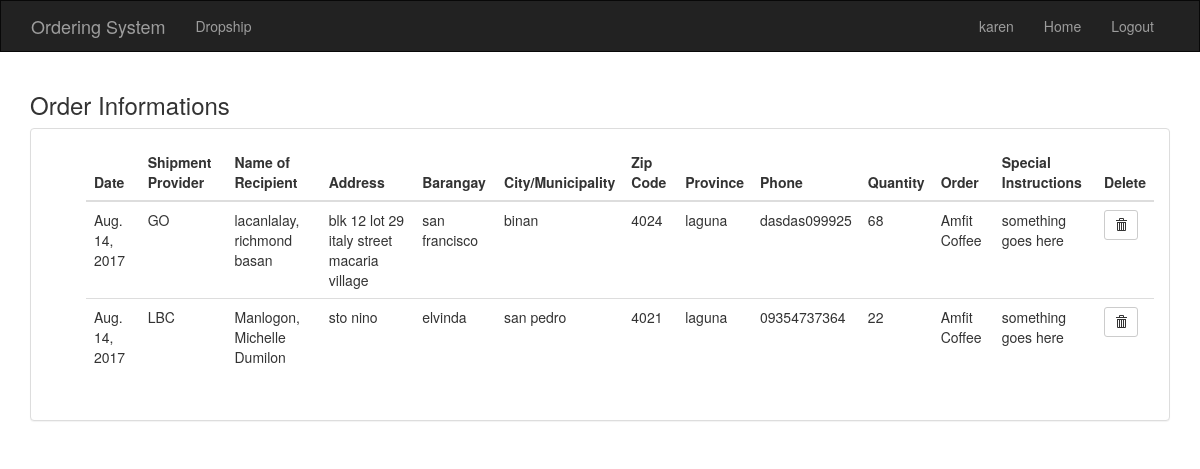
/ordering/detail/ (signed in), run on the app's committed database.
### ordering/models.py (models this page shows, shortened)
class Order(models.Model):
    ORDER_CHOICES = (
        ('Amfit Coffee', 'Amfit Coffee'),
        ('Algi Cleans', 'Algi Cleans'),
    )
    SHIPMENT_CHOICES = (
        ('LBC','LBC'),
        ('GO','GO'),
        ('JRS Express','JRS Express'),
        ('Zen','Zen'),
        ('Philpost','Philpost'),
        ('EMS','EMS'),
        ('Fedex','Fedex'),
        ('DHL','DHL'),
    )
    date = models.DateField(("Date"), default=datetime.now())
    shipment_provider = models.CharField(max_length=100, choices=SHIPMENT_CHOICES)
    last_name = models.CharField(max_length=250)
    first_name = models.CharField(max_length=250)
    middle_name = models.CharField(max_length=250)
    address = models.TextField(max_length=250)
    barangay = models.CharField(max_length=250)
    city_and_municipality = models.CharField(max_length=250)
    zip_code = models.IntegerField(default=0)
    province = models.CharField(max_length=250)
    phone = models.CharField(max_length=13)
    quantity = models.IntegerField(default=0)
    order = models.CharField(max_length=250, choices=ORDER_CHOICES)
    special_instructions = models.CharField(max_length=250, default='')
    class meta:
        ordering = ('order')

### ordering/views.py (the view)
def detail(request):
    all_order = Order.objects.all()
    return render(request, 'ordering/detail.html', {'all_order': all_order})

### ordering/templates/ordering/detail.html (shortened to what this page needs)
{% extends 'ordering/base.html' %}
{% block body %}
<div class="container-fluid">
  <div class="table">
    <div class="col-md-12 col-md-12">
      <h3>Order Informations</h3>
      <div class="panel panel-default">
        <div class="panel-body">
          <ul>
            <div class="table-responsive">
              <table class="table table-hover">
              <thead>
                <tr>
                  <th>Date</th>
                  <th>Shipment Provider</th>
                  <th>Name of Recipient</th>
                  <th>Address</th>
                  <th>Barangay</th>
                  <th>City/Municipality</th>
                  <th>Zip Code</th>
                  <th>Province</th>
                  <th>Phone</th>
                  <th>Quantity</th>
                  <th>Order</th>
                  <th>Special Instructions</th>
                  <th>Delete</th>
                </tr>
              </thead>
              <tbody>
                {% if all_order %}
                {% for order in all_order %}
                <tr>
                  <td>{{ order.date }}</td>
                  <td>{{ order.shipment_provider }}</td>
                  <td>{{ order.last_name }}, {{ order.first_name }} {{ order.middle_name }}</td>
                  <td>{{ order.address }}</td>
                  <td>{{ order.barangay }}</td>
                  <td>{{ order.city_and_municipality }}</td>
                  <td>{{ order.zip_code }}</td>
                  <td>{{ order.province }}</td>
                  <td>{{ order.phone }}</td>
                  <td>{{ order.quantity }}</td>
                  <td>{{ order.order }}</td>
                  <td>{{ order.special_instructions }}</td>
                  <td><form action="{% url 'ordering:order_delete' order.id %}" method="post" style="display: inline;">
                      <button type="submit" class="btn btn-default btn-sm">
                          <span class="glyphicon glyphicon-trash"></span>
                      </button>
                  </form>
                  </td>
                </tr>
                {% endfor %}
                {% else %}
                <h1>You don't have any orders.</h1>
                {% endif %}
              </tbody>
              </table>
            </div>
          </ul>
        </div>
      </div>
    </div>
  </div>
</div>
{% endblock %}

### ordering/templates/ordering/base.html (shortened to what this page needs)
<!DOCTYPE html>
<html>
  <head>
    {% load staticfiles %}
    <link rel="stylesheet" href="https://maxcdn.bootstrapcdn.com/bootstrap/3.3.6/css/bootstrap.min.css" />
    <link rel="stylesheet" type="text/css" href="{% static 'ordering/style.css' %}"/>
  </head>
  <body>
    <nav class="navbar navbar-inverse">
    <div class="container-fluid">
        <div class="container-fluid">
          <div class="navbar-header">
            <a class="navbar-brand" href="{% url 'ordering:home' %}">Ordering System</a>
          </div>
          <div id="navbar" class="navbar-collapse collapse">
            {% if user.is_superuser %}
              <ul class="nav navbar-nav">
                <li><a href="{% url 'ordering:detail' %}">Dropship Information</a></li>
                <li><a href="{% url 'ordering:inventory_menu' %}">Inventory information</a></li>
                <li><a href="{% url 'ordering:order_create' %}">Dropship add</a></li>
              </ul>
              <ul class="nav navbar-nav navbar-right">
                <li><a href="{% url 'ordering:view_profile' %}">{{ user.first_name }}</a></li>
                <li><a href="{% url 'ordering:home' %}">Home</a></li>
                <li><a href="{% url 'ordering:logout' %}">Logout</a></li>
              </ul>
            {% elif user.is_authenticated %}
              <ul class="nav navbar-nav">
                <li><a href="{% url 'ordering:order_create' %}">Dropship</a></li>
              </ul>
              <ul class="nav navbar-nav navbar-right">
                <li><a href="{% url 'ordering:view_profile' %}">{{ user.first_name }}</a></li>
                <li><a href="{% url 'ordering:home' %}">Home</a></li>
                <li><a href="{% url 'ordering:logout' %}">Logout</a></li>
              </ul>
            {% endif %}
          </div>
        </div>
    </div>
  </nav>
    {% block body %}
    {% endblock %}
  </body>
</html>

### ordering/static/ordering/style.css (style rules this page uses)
.navbar { border-radius: 0; }

### data on the page
Order: date "Aug. 14, 2017", shipment_provider "GO", last_name "lacanlalay", first_name "richmond", middle_name "basan", address "blk 12 lot 29 italy street macaria village", barangay "san francisco", city_and_municipality "binan", zip_code "4024", province "laguna", phone "dasdas099925", quantity "68", order "Amfit Coffee", special_instructions "something goes here"
Order: date "Aug. 14, 2017", shipment_provider "LBC", last_name "Manlogon", first_name "Michelle", middle_name "Dumilon", address "sto nino", barangay "elvinda", city_and_municipality "san pedro", zip_code "4021", province "laguna", phone "09354737364", quantity "22", order "Amfit Coffee", special_instructions "something goes here"

### other printed values
{{ user.first_name }} "karen"
